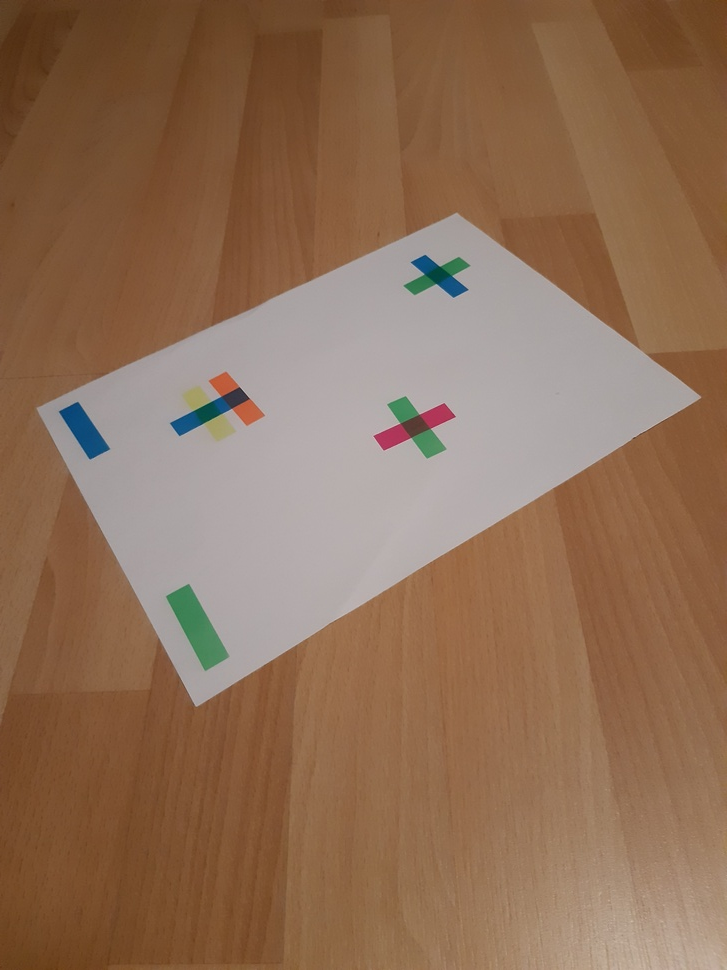
#> input picture images/IMG_03.jpg, 727 x 970 px, shrunk from 3456 x 4608 before the run
$ python -i binarization.py   (imports and definitions only)
#> lines starting #> are read from the running program, lines starting #| are printed output that depends on the picture; after the words box and inside, x2 and y2 are one past the last pixel; in counts of white or black regions, pixels touching at a corner belong together
import numpy as np
import cv2 as cv
from numpy import ndarray

def grayscale(img: ndarray) -> ndarray:
    if len(img.shape) == 2:
        return img

    return cv.cvtColor(img, cv.COLOR_RGB2GRAY)
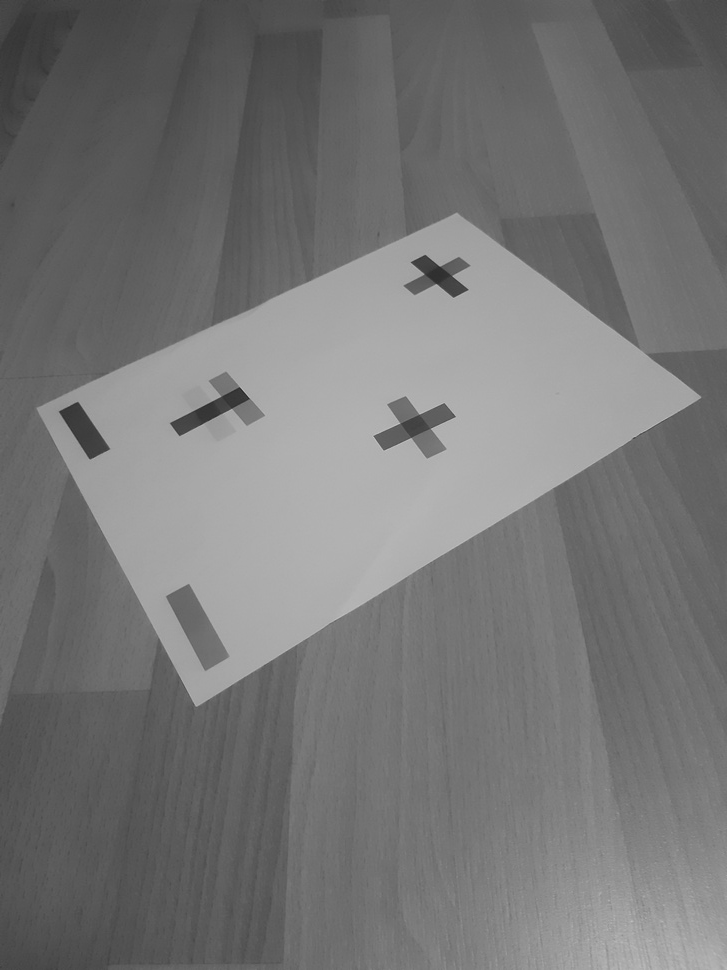
#> returned value: shape (970, 727); min 38, max 200, mean 117.5


def otsu_gauss(img: ndarray) -> ndarray:
    gray = grayscale(img)

    blur = cv.GaussianBlur(gray,(5,5),0)
    _, thresh = cv.threshold(blur,0,255,cv.THRESH_BINARY+cv.THRESH_OTSU)
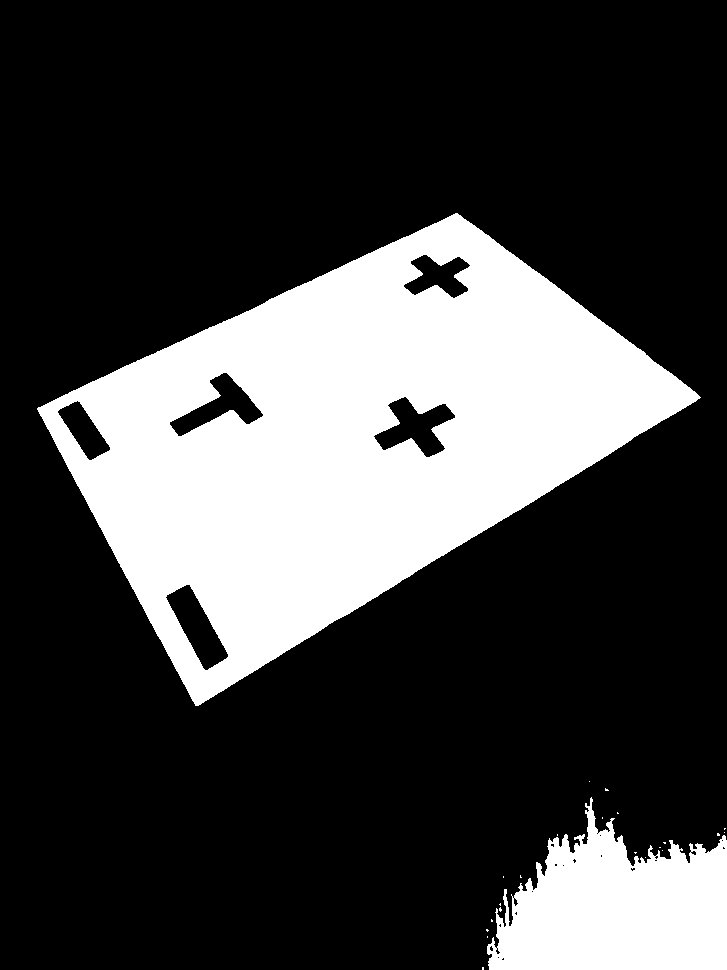
#> thresh: shape (970, 727); 25.6% white; 23 white regions (21 under 20 px), largest, box (x1, y1, x2, y2) and area: (37, 213, 701, 706) 153743, (487, 797, 727, 970) 26757

    return thresh


def binarize_all_colors(img: ndarray) -> ndarray:
    assert len(img.shape) == 3

    threshes = np.array([
        otsu_gauss(img[:, :, 0]),
        otsu_gauss(img[:, :, 1]),
        otsu_gauss(img[:, :, 2]),
        otsu_gauss(grayscale(img))
    ], dtype=np.float32) / 255

    threshes = np.sum(threshes, axis=0) >= 3

    return np.array(threshes * 255, dtype=np.uint8)


def adaptive_mean(img: ndarray) -> ndarray:
    gray = grayscale(img)
    thresh = cv.adaptiveThreshold(gray, 255, cv.ADAPTIVE_THRESH_MEAN_C, cv.THRESH_BINARY, 11, 2)

    return thresh

def adaptive_gauss(img: ndarray) -> ndarray:
    gray = grayscale(img)
    thresh = cv.adaptiveThreshold(gray,255,cv.ADAPTIVE_THRESH_GAUSSIAN_C, cv.THRESH_BINARY, 101, 2)

    return thresh

def median_blur(img: ndarray, ksize: int = 5) -> ndarray:
    gray = grayscale(img)

    return cv.medianBlur(gray, ksize)

>>> import cv2
>>> picture = cv2.cvtColor(cv2.imread('../../images/IMG_03.jpg'), cv2.COLOR_BGR2RGB)
>>> result = otsu_gauss(picture)

$ run again, on images/IMG_04.jpg
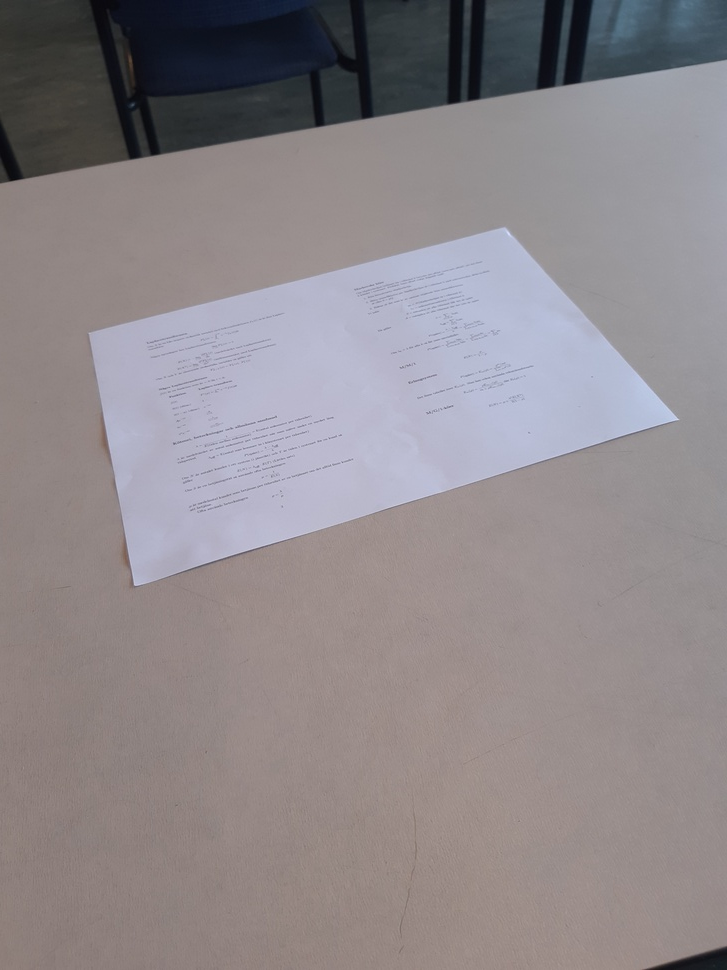
#> input picture images/IMG_04.jpg, 727 x 970 px, shrunk from 3456 x 4608 before the run
#> in grayscale, `return cv.cvtColor(img, cv.COLOR_RGB2GRAY)`:
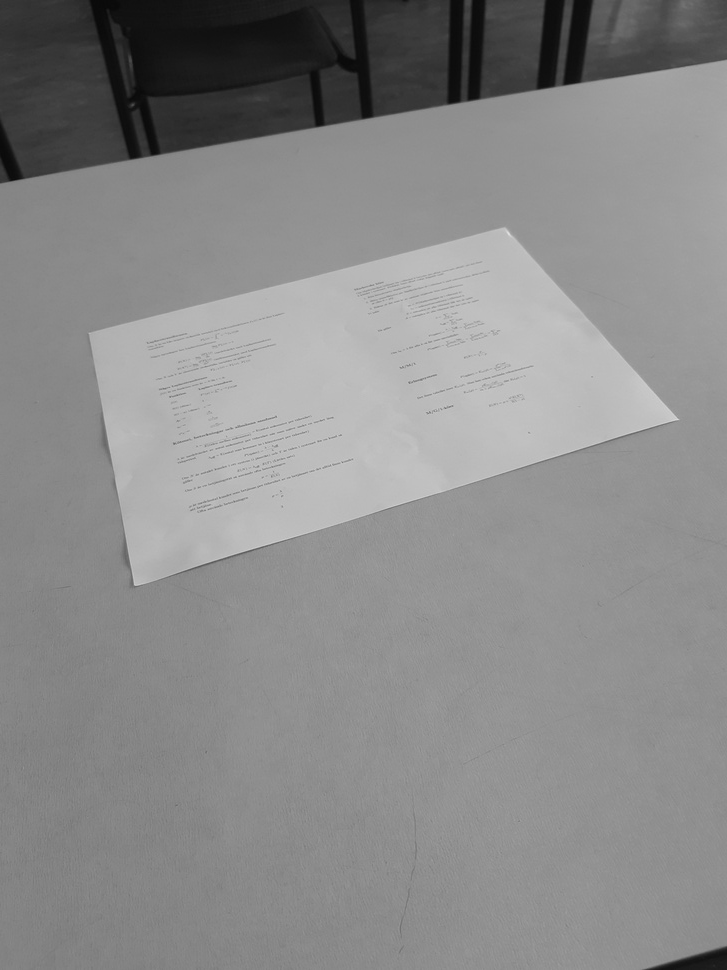
#> returned value: shape (970, 727); min 8, max 226, mean 137.8
#> in otsu_gauss, `_, thresh = cv.threshold(blur,0,255,cv.THRESH_BINARY+cv.THRESH_OTSU)`:
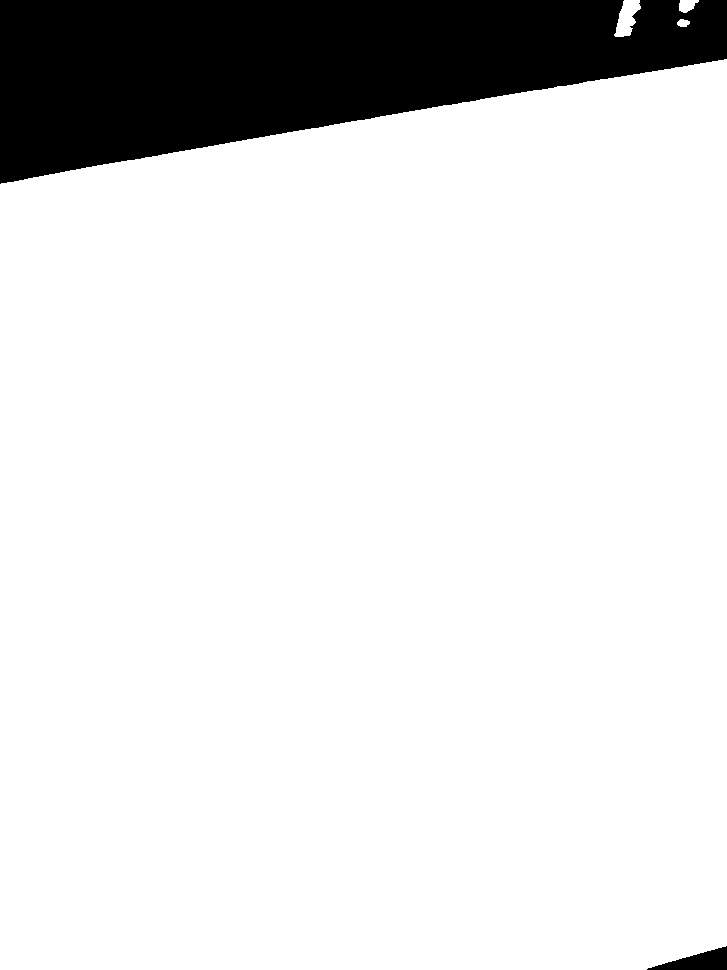
#> thresh: shape (970, 727); 87.6% white; 2 black regions, box (x1, y1, x2, y2) and area: (0, 0, 727, 184) 86405, (647, 946, 727, 970) 1015

$ run again, on images/IMG_06.jpg
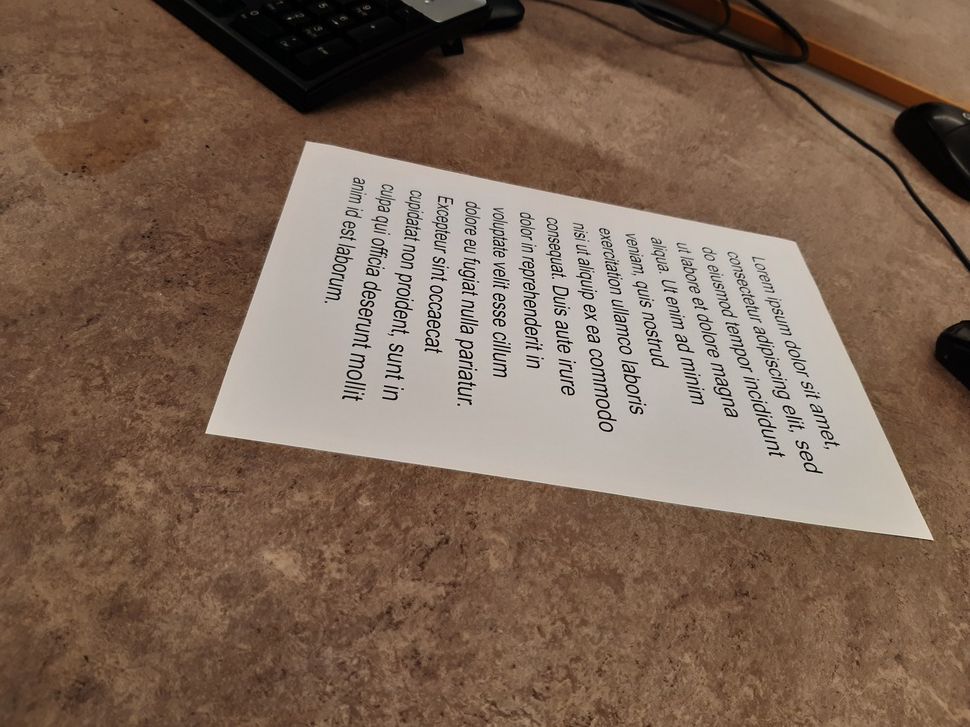
#> input picture images/IMG_06.jpg, 970 x 727 px, shrunk from 4608 x 3456 before the run
#> in grayscale, `return cv.cvtColor(img, cv.COLOR_RGB2GRAY)`:
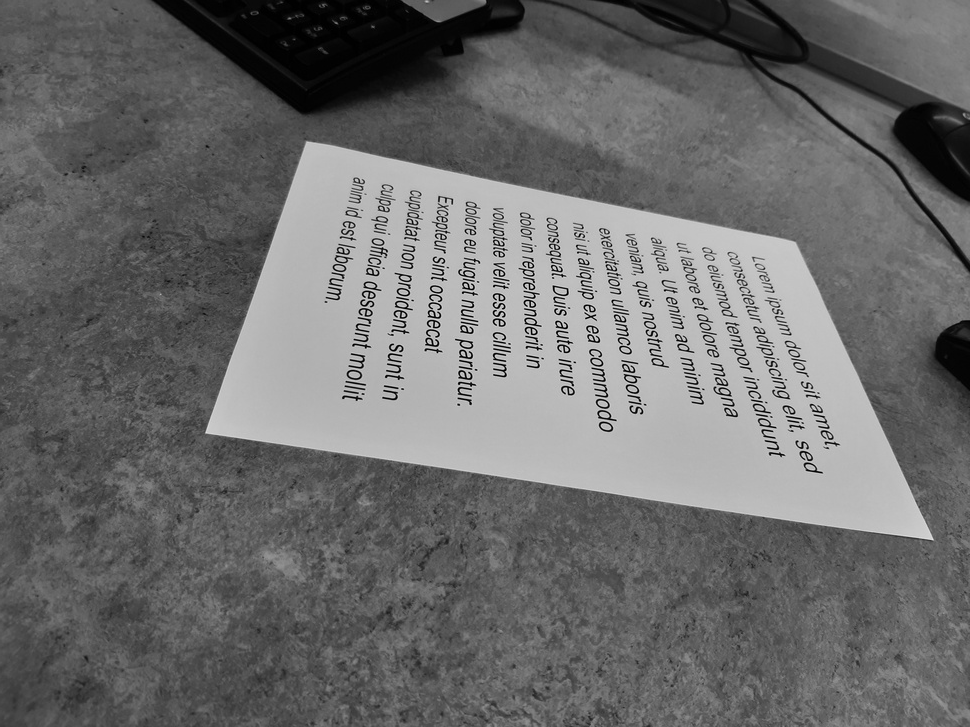
#> returned value: shape (727, 970); min 0, max 233, mean 108
#> in otsu_gauss, `_, thresh = cv.threshold(blur,0,255,cv.THRESH_BINARY+cv.THRESH_OTSU)`:
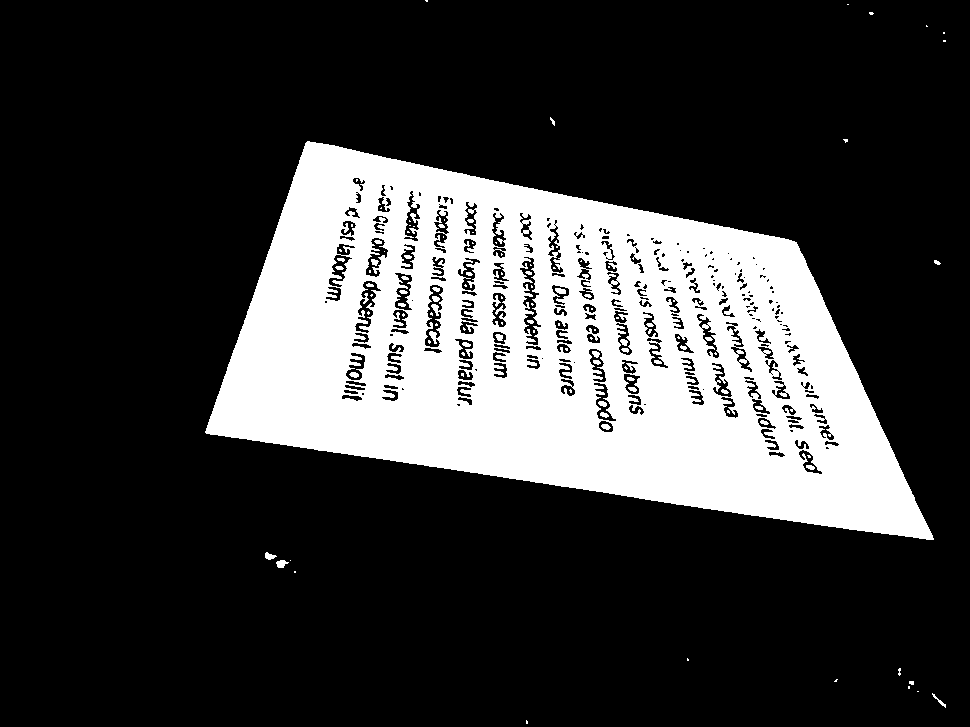
#> thresh: shape (727, 970); 23.1% white; 109 white regions (65 under 20 px), largest, box (x1, y1, x2, y2) and area: (205, 141, 934, 540) 160989, (276, 560, 289, 568) 68, (265, 552, 277, 560) 57
